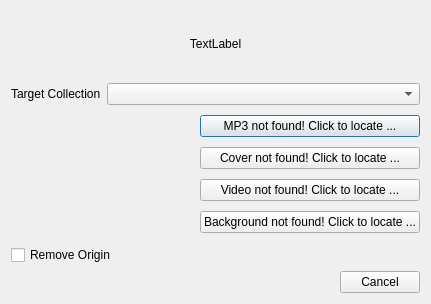
<?xml version="1.0" encoding="UTF-8"?>
<ui version="4.0">
 <class>SongImportDialog</class>
 <widget class="QDialog" name="SongImportDialog">
  <property name="geometry">
   <rect>
    <x>0</x>
    <y>0</y>
    <width>431</width>
    <height>304</height>
   </rect>
  </property>
  <property name="windowTitle">
   <string>Dialog</string>
  </property>
  <layout class="QVBoxLayout" name="verticalLayout_3">
   <item>
    <layout class="QVBoxLayout" name="verticalLayout_2">
     <item>
      <widget class="QLabel" name="title">
       <property name="text">
        <string>TextLabel</string>
       </property>
       <property name="alignment">
        <set>Qt::AlignCenter</set>
       </property>
      </widget>
     </item>
     <item>
      <layout class="QHBoxLayout" name="horizontalLayout_2" stretch="0,1">
       <item>
        <widget class="QLabel" name="label">
         <property name="text">
          <string>Target Collection</string>
         </property>
        </widget>
       </item>
       <item>
        <widget class="QComboBox" name="collection"/>
       </item>
      </layout>
     </item>
     <item>
      <layout class="QHBoxLayout" name="horizontalLayout">
       <item>
        <widget class="QLabel" name="cover">
         <property name="minimumSize">
          <size>
           <width>128</width>
           <height>128</height>
          </size>
         </property>
         <property name="baseSize">
          <size>
           <width>128</width>
           <height>128</height>
          </size>
         </property>
         <property name="text">
          <string/>
         </property>
        </widget>
       </item>
       <item>
        <layout class="QVBoxLayout" name="verticalLayout">
         <item>
          <widget class="QPushButton" name="noMP3">
           <property name="text">
            <string>MP3 not found! Click to locate ...</string>
           </property>
           <property name="icon">
            <iconset theme="dialog-error">
             <normaloff>.</normaloff>.</iconset>
           </property>
          </widget>
         </item>
         <item>
          <widget class="QPushButton" name="noCover">
           <property name="text">
            <string>Cover not found! Click to locate ...</string>
           </property>
           <property name="icon">
            <iconset theme="dialog-warning">
             <normaloff>.</normaloff>.</iconset>
           </property>
          </widget>
         </item>
         <item>
          <widget class="QPushButton" name="noVideo">
           <property name="text">
            <string>Video not found! Click to locate ...</string>
           </property>
           <property name="icon">
            <iconset theme="dialog-warning">
             <normaloff>.</normaloff>.</iconset>
           </property>
          </widget>
         </item>
         <item>
          <widget class="QPushButton" name="noBackground">
           <property name="text">
            <string>Background not found! Click to locate ...</string>
           </property>
           <property name="icon">
            <iconset theme="dialog-warning">
             <normaloff>.</normaloff>.</iconset>
           </property>
          </widget>
         </item>
        </layout>
       </item>
      </layout>
     </item>
    </layout>
   </item>
   <item>
    <widget class="QCheckBox" name="moveImport">
     <property name="text">
      <string>Remove Origin</string>
     </property>
    </widget>
   </item>
   <item>
    <widget class="QDialogButtonBox" name="buttonBox">
     <property name="orientation">
      <enum>Qt::Horizontal</enum>
     </property>
     <property name="standardButtons">
      <set>QDialogButtonBox::Cancel</set>
     </property>
    </widget>
   </item>
  </layout>
 </widget>
 <resources/>
 <connections>
  <connection>
   <sender>buttonBox</sender>
   <signal>accepted()</signal>
   <receiver>SongImportDialog</receiver>
   <slot>accept()</slot>
   <hints>
    <hint type="sourcelabel">
     <x>248</x>
     <y>254</y>
    </hint>
    <hint type="destinationlabel">
     <x>157</x>
     <y>274</y>
    </hint>
   </hints>
  </connection>
  <connection>
   <sender>buttonBox</sender>
   <signal>rejected()</signal>
   <receiver>SongImportDialog</receiver>
   <slot>reject()</slot>
   <hints>
    <hint type="sourcelabel">
     <x>316</x>
     <y>260</y>
    </hint>
    <hint type="destinationlabel">
     <x>286</x>
     <y>274</y>
    </hint>
   </hints>
  </connection>
 </connections>
</ui>
